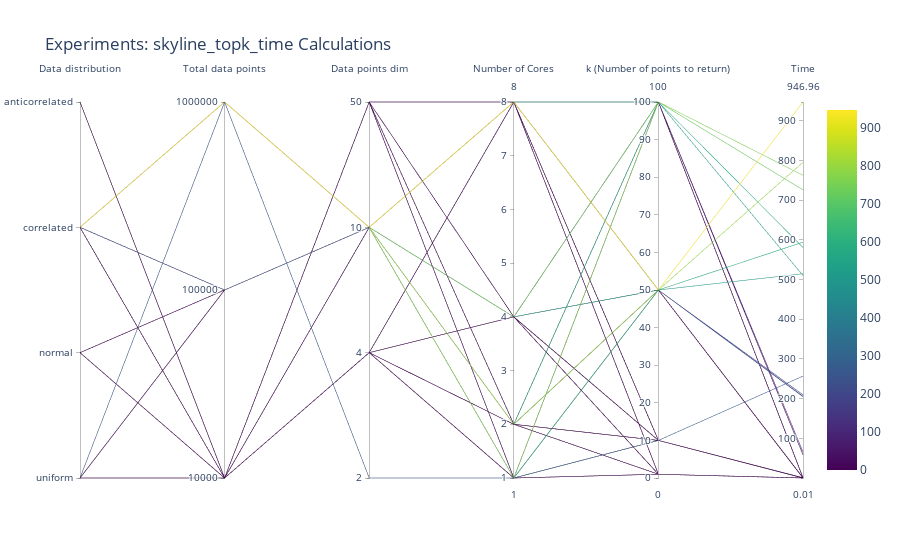

Write notebook code for a chart like this one.
### Code cell
## Advanced Parallel Coordinates plot

fig = go.Figure(data=
    go.Parcoords(
        line = dict(color = experiment_times[feature_time],
                   # colorscale = 'Electric',
                   showscale = True,
                   cmin = experiment_times[feature_time].min(),
                   cmax = experiment_times[feature_time].max()),
        dimensions = list([
            
            # ['distribution', 'total_points', 'cores', 'k']
            
            # Categorical Features
            dict(tickvals = list(distribution_map.values()),
                 ticktext = list(distribution_map.keys()),
                 label = 'Data distribution', values = experiment_times['distribution']),
            
            dict(tickvals = list(total_points_map.values()),
                 ticktext = list(total_points_map.keys()),
                 label = 'Total data points', values = experiment_times['total_points']),
            
            dict(tickvals = list(dim_map.values()),
                 ticktext = list(dim_map.keys()),
                 label = 'Data points dim', values = experiment_times['dim']),
            
            
            # Numerical Features
            dict(range = [1,8],
                 label = "Number of Cores", values = experiment_times['cores']),
            
            dict(range = [0,100],
                 label = "k (Number of points to return)", values = experiment_times['k']),
            
            dict(range = [experiment_times[feature_time].min(),experiment_times[feature_time].max()],
                 label = "Time", values = experiment_times[feature_time])
            
        
            ])
    )
)


fig.update_layout(
    title=f"Experiments: {feature_time} Calculations")
    

fig.show()

### Figure 1 — Plotly figure (JSON) as saved in the notebook; plotly's stock layout.template omitted (floating-point values rounded to 4 significant figures; data arrays with more than 128 entries replaced by an {"elided": "..."} marker saying what was removed)
{"data": [{"dimensions": [{"label": "Data distribution", "ticktext": ["uniform", "normal", "correlated", "anticorrelated"], "tickvals": [1, 2, 3, 4], "values": {"elided": "162 int values"}}, {"label": "Total data points", "ticktext": [10000, 100000, 1000000], "tickvals": [1, 2, 3], "values": {"elided": "162 int values"}}, {"label": "Data points dim", "ticktext": [2, 4, 10, 50], "tickvals": [1, 2, 3, 4], "values": {"elided": "162 int values"}}, {"label": "Number of Cores", "range": [1, 8], "values": {"elided": "162 int values"}}, {"label": "k (Number of points to return)", "range": [0, 100], "values": {"elided": "162 int values"}}, {"label": "Time", "range": [0.009276, 947.0], "values": {"elided": "162 float values"}}], "line": {"cmax": 947.0, "cmin": 0.009276, "color": {"elided": "162 float values"}, "showscale": true}, "type": "parcoords"}], "layout": {"title": {"text": "Experiments: skyline_topk_time Calculations"}}}
